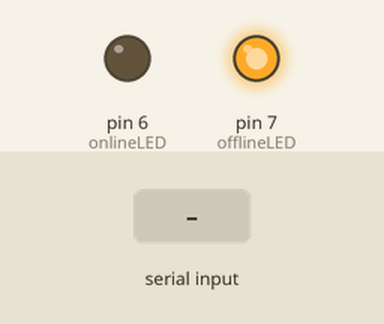
Bench run of a sketch on a simulated Arduino Uno, built with avr-gcc and run on an emulated ATmega328P. Parts: output pins drawn as LEDs (lit = HIGH). The test bench sets the inputs (shaded band).

Above: at 1.2 s.
1.3 s: byte 30 received over Serial
At 2.5 s:
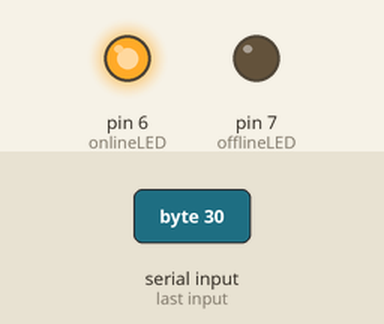
Timing chart, 0 to 4.3 s (numbered marks = the images above; inputs shaded):
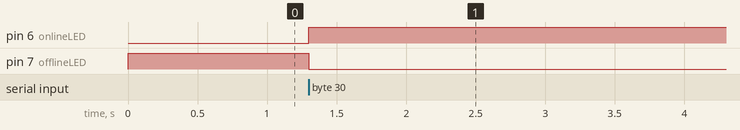

Measured:
- after the input at 1.3 s, pin 6 (onlineLED): LOW → HIGH at once; pin 7 (offlineLED): HIGH → LOW at once

The sketch:

MCServerStatus.ino
```cpp
///////////////////////////////
//   MCServerStatus Arduino  //
// THIS IS NEW UNTESTED CODE //
//      by jackwilsdon       //
///////////////////////////////

// Online & Offline LED Pins
int onlineLED = 6;
int offlineLED = 7;

// Incoming data holder
int incomingByte = 0;

void setup() {

	// Set LEDS to output
	pinMode(onlineLED, OUTPUT);
	pinMode(offlineLED, OUTPUT);

	// Configure serial
	Serial.begin(9600);

	// Set server to offline
	digitalWrite(onlineLED, LOW);
	digitalWrite(offlineLED, HIGH);
}

boolean isOnline(int in) {

	// If input code is 49 (1)
	if (in == 49) {
		return true; // Server is online
	} else {
		return false; // Server is offline
	}
}

void setStatus(int stat) {

	// If status is 1 (server is online)
	if (stat == 1) {
		digitalWrite(onlineLED, HIGH); // Turn online LED on
		digitalWrite(offlineLED, LOW); // Turn offline LED off
	} else {
	// The server is offline
		digitalWrite(onlineLED, HIGH); // Turn online LED off
		digitalWrite(offlineLED, LOW); // Turn offline LED on
	}
}

void loop() {

	// If data is being sent
	if (Serial.available() > 0) {

		// Read the data
		incomingByte = Serial.read();

		// Check if server is online
		if (isOnline(incomingByte)) {
			setStatus(1); // Set server status
		} else {
			setStatus(0); // Set server status
		}
	}
}
```
